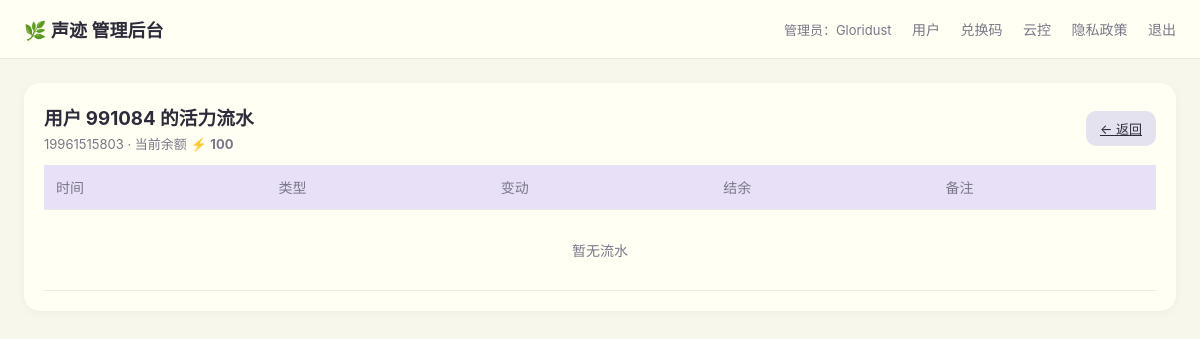
The app's page /admin/users/991084/vitality-log (signed in) with its own data.
### app/models.py (models this page shows, shortened)
class User(db.Model):
    __tablename__ = "users"
    id = db.Column(db.Integer, primary_key=True)
    phone = db.Column(db.String(32), unique=True, nullable=False, index=True)
    password_hash = db.Column(db.String(255), nullable=False)
    nickname = db.Column(db.String(64), nullable=True)
    status = db.Column(db.String(16), nullable=False, default="active")
    is_admin = db.Column(db.Boolean, default=False, nullable=False)
    created_at = db.Column(db.DateTime, default=datetime.utcnow, nullable=False)
    last_login_at = db.Column(db.DateTime, nullable=True)
    token_version = db.Column(db.Integer, nullable=False, default=1)
    vitality_balance = db.Column(db.Integer, nullable=False, default=100)
    diaries = db.relationship("Diary", backref="user", lazy=True, cascade="all, delete-orphan")
    vitality_logs = db.relationship("VitalityLog", backref="user", lazy=True, cascade="all, delete-orphan")

### app/routes/admin.py (the view)
@bp.get("/users/<int:uid>/vitality-log")
@admin_required
def user_vitality_log(uid):
    user = User.query.get_or_404(uid)
    logs = (VitalityLog.query.filter_by(user_id=uid)
            .order_by(VitalityLog.created_at.desc()).limit(200).all())
    return render_template("admin/vitality_log.html", user=user, logs=logs)

### app/routes/admin.py (called while the page is built)
def admin_required(fn):
    @wraps(fn)
    def wrapper(*a, **kw):
        if not session.get("admin_id"):
            return redirect(url_for("admin.login"))
        return fn(*a, **kw)
    return wrapper

### app/templates/admin/vitality_log.html
{% extends "admin/base.html" %}
{% block body %}
<div class="card">
  <div class="row" style="justify-content:space-between;margin-bottom:12px">
    <div>
      <h3 style="margin:0">用户 {{ user.id }} 的活力流水</h3>
      <p style="margin:4px 0 0;color:var(--muted);font-size:13px">
        {{ user.phone }} · 当前余额 ⚡ <strong>{{ user.vitality_balance }}</strong>
      </p>
    </div>
    <a class="btn btn-secondary" href="{{ url_for('admin.dashboard') }}">← 返回</a>
  </div>
  <table>
    <thead><tr><th>时间</th><th>类型</th><th>变动</th><th>结余</th><th>备注</th></tr></thead>
    <tbody>
      {% for l in logs %}
      <tr>
        <td style="color:var(--muted);font-size:12px">{{ l.created_at.strftime('%Y-%m-%d %H:%M:%S') }}</td>
        <td>{{ l.type }}</td>
        <td style="color:{% if l.delta > 0 %}#2e7d32{% else %}#c62828{% endif %};font-weight:600">
          {{ '+' if l.delta > 0 else '' }}{{ l.delta }} ⚡
        </td>
        <td>{{ l.balance_after }}</td>
        <td style="color:var(--muted);font-size:12px">{{ l.note or '—' }}</td>
      </tr>
      {% else %}
      <tr><td colspan="5" style="text-align:center;color:var(--muted);padding:30px">暂无流水</td></tr>
      {% endfor %}
    </tbody>
  </table>
</div>
{% endblock %}

### app/templates/admin/base.html (shortened to what this page needs)
<!doctype html>
<html lang="zh-CN">
<head>
</head>
<body>
{% if session.admin_id %}
<header>
  <h1>🌿 声迹 管理后台</h1>
  <nav>
    <span style="color:var(--muted);font-size:13px">管理员：{{ session.admin_name }}</span>
    <a href="{{ url_for('admin.dashboard') }}">用户</a>
    <a href="{{ url_for('admin.codes_list') }}">兑换码</a>
    <a href="{{ url_for('admin.settings_page') }}">云控</a>
    <a href="{{ url_for('admin.legal_page') }}">隐私政策</a>
    <a href="{{ url_for('admin.logout') }}">退出</a>
  </nav>
</header>
{% endif %}
<main>
  {% block body %}{% endblock %}
</main>
</body>
</html>

### app/templates/admin/base.html (style rules this page uses)
:root { --bg:#f7f7ec; --surface:#fffff4; --accent:#e8e0f7; --primary:#b19cd9; --primary-dark:#9b7fc7; --text:#2d2a3a; --muted:#7a7788; --danger:#e57373; --success:#81c784; --border:#ede8e0; }
* { box-sizing:border-box }
body { margin:0;font-family:-apple-system,BlinkMacSystemFont,"PingFang SC","Helvetica Neue",sans-serif;background:var(--bg);color:var(--text) }
header { display:flex;align-items:center;justify-content:space-between;padding:16px 24px;background:var(--surface);border-bottom:1px solid var(--border) }
header h1 { margin:0;font-size:18px;font-weight:600 }
header nav a { margin-left:16px;color:var(--muted);text-decoration:none;font-size:14px }
main { max-width:1200px;margin:24px auto;padding:0 24px }
.card { background:var(--surface);border-radius:16px;padding:20px;box-shadow:0 2px 8px rgba(0,0,0,.04);margin-bottom:20px }
table { width:100%;border-collapse:collapse }
th,td { padding:12px;text-align:left;border-bottom:1px solid var(--border);font-size:14px }
th { color:var(--muted);font-weight:500;background:var(--accent) }
button,.btn { border:none;border-radius:10px;padding:8px 14px;font-size:13px;cursor:pointer;background:var(--primary);color:#fff;transition:.15s }
.btn-secondary { background:#e5e2f0;color:var(--text) }
.row { display:flex;gap:8px;align-items:center;flex-wrap:wrap }

### records on screen
User: admin_name "Gloridust", id "991084", phone "19961515803", vitality_balance "100"
